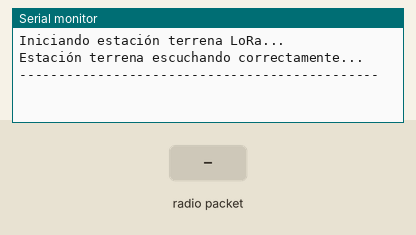
Recording of a sketch running on a simulated Arduino Uno, built with avr-gcc and run on an emulated ATmega328P. Parts: the last lines printed to the serial monitor. The test bench sets the inputs (shaded band). No radio packets arrive unless stated.

Above: at 1.2 s.
1.3 s: radio packet "APOGEO," arrives
At 2.5 s:
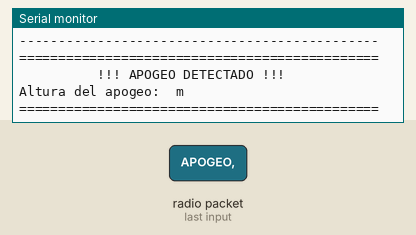
2.8 s: radio packet "DEPLOY," arrives
At 3.8 s:
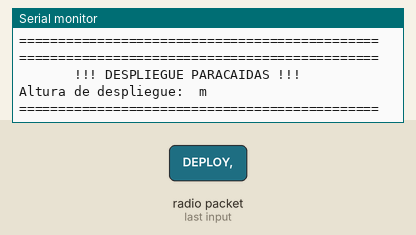
4.3 s: radio packet "1" arrives
At 5.8 s:
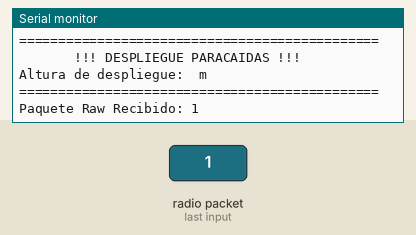

The sketch:

Receptor_V2.ino
```cpp
#include <SPI.h>
#include <LoRa.h>

// Pines LoRa según tu configuración funcional
#define SS 5
#define DI0 17

void setup() {
  Serial.begin(115200); // Velocidad sincronizada para la telemetría
  while (!Serial);

  Serial.println("Iniciando estación terrena LoRa...");

  LoRa.setPins(SS, -1, DI0); // -1 indica que no se usa pin RESET en el receptor

  if (!LoRa.begin(433E6)) {
    // Configuración de radio para asegurar enlace fuerte en banco de pruebas
    LoRa.setSignalBandwidth(125E3);    // 125 kHz estándar
    LoRa.setSpreadingFactor(7);        // SF7 por defecto (rápido)
    LoRa.setTxPower(17);               // Aumentamos la potencia de transmisión a 17dBm
    Serial.println("¡Fallo crítico en la inicialización de LoRa!");
    while (1);
  }

  Serial.println("Estación terrena escuchando correctamente...");
  Serial.println("----------------------------------------------");
}

void loop() {
  int packetSize = LoRa.parsePacket();

  if (packetSize) {
    String datosRecibidos = "";

    // Leer el paquete completo
    while (LoRa.available()) {
      datosRecibidos += (char)LoRa.read();
    }

    // ==========================================================
    // MENSAJES ESPECIALES
    // ==========================================================

    // Por si en futuras versiones el emisor envía un mensaje
    // específico de APOGEO o DEPLOY.
    if (datosRecibidos.startsWith("APOGEO,")) {
      String alturaApogeo = datosRecibidos.substring(7);

      Serial.println();
      Serial.println("==============================================");
      Serial.println("          !!! APOGEO DETECTADO !!!");
      Serial.print("Altura del apogeo: ");
      Serial.print(alturaApogeo);
      Serial.println(" m");
      Serial.println("==============================================");
      Serial.println();

      return;
    }

    if (datosRecibidos.startsWith("DEPLOY,")) {
      String alturaDeploy = datosRecibidos.substring(7);

      Serial.println();
      Serial.println("==============================================");
      Serial.println("       !!! DESPLIEGUE PARACAIDAS !!!");
      Serial.print("Altura de despliegue: ");
      Serial.print(alturaDeploy);
      Serial.println(" m");
      Serial.println("==============================================");
      Serial.println();

      return;
    }

    // ==========================================================
    // PARSEO DE TELEMETRÍA CSV
    // ==========================================================

    // Ahora esperamos 5 campos:
    // empuje, accY, accZ, altitud, estado

    int primeraComa = datosRecibidos.indexOf(',');
    int segundaComa = datosRecibidos.indexOf(',', primeraComa + 1);
    int terceraComa = datosRecibidos.indexOf(',', segundaComa + 1);
    int cuartaComa = datosRecibidos.indexOf(',', terceraComa + 1);

    if (primeraComa != -1 &&
        segundaComa != -1 &&
        terceraComa != -1 &&
        cuartaComa != -1) {

      String empuje = datosRecibidos.substring(0, primeraComa);
      String latY = datosRecibidos.substring(primeraComa + 1, segundaComa);
      String latZ = datosRecibidos.substring(segundaComa + 1, terceraComa);
      String altitud = datosRecibidos.substring(terceraComa + 1, cuartaComa);
      String estado = datosRecibidos.substring(cuartaComa + 1);

      // Imprime el formato formateado y legible en el monitor serie de la PC
      Serial.print("Empuje_Neto(X):");
      Serial.print(empuje);
      Serial.print(" m/s² | ");

      Serial.print("Lat_Y:");
      Serial.print(latY);
      Serial.print(" m/s² | ");

      Serial.print("Lat_Z:");
      Serial.print(latZ);
      Serial.print(" m/s²");

      Serial.print("  ||  ");

      Serial.print("Altitud_Relativa:");
      Serial.print(altitud);
      Serial.print(" m");

      // NUEVO: Estado de vuelo
      Serial.print("  ||  ");

      Serial.print("Estado:");
      Serial.println(estado);

    } else {
      // Si el paquete llega incompleto o con ruido,
      // se muestra directo en bruto (Raw)
      Serial.print("Paquete Raw Recibido: ");
      Serial.println(datosRecibidos);
    }
  }
}
```

Measured:
- after the input at 1.3 s, the serial monitor: prints a new line at once (image 1)
- after the input at 2.8 s, the serial monitor: prints a new line at once (image 2)
- after the input at 4.3 s, the serial monitor: prints a new line at once (image 3)
